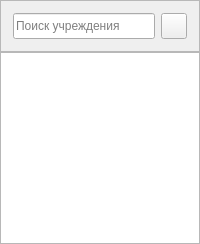
        <widget class="QWidget" name="leftMenu" native="true">
         <property name="sizePolicy">
          <sizepolicy hsizetype="Preferred" vsizetype="Preferred">
           <horstretch>0</horstretch>
           <verstretch>0</verstretch>
          </sizepolicy>
         </property>
         <property name="minimumSize">
          <size>
           <width>0</width>
           <height>0</height>
          </size>
         </property>
         <property name="maximumSize">
          <size>
           <width>200</width>
           <height>16777215</height>
          </size>
         </property>
         <layout class="QVBoxLayout" name="verticalLayout_3">
          <property name="spacing">
           <number>0</number>
          </property>
          <property name="leftMargin">
           <number>0</number>
          </property>
          <property name="topMargin">
           <number>0</number>
          </property>
          <property name="rightMargin">
           <number>0</number>
          </property>
          <property name="bottomMargin">
           <number>0</number>
          </property>
          <item>
           <widget class="QWidget" name="widget" native="true">
            <property name="sizePolicy">
             <sizepolicy hsizetype="Preferred" vsizetype="Preferred">
              <horstretch>0</horstretch>
              <verstretch>0</verstretch>
             </sizepolicy>
            </property>
            <layout class="QVBoxLayout" name="verticalLayout_4">
             <property name="spacing">
              <number>0</number>
             </property>
             <property name="leftMargin">
              <number>0</number>
             </property>
             <property name="topMargin">
              <number>0</number>
             </property>
             <property name="rightMargin">
              <number>0</number>
             </property>
             <property name="bottomMargin">
              <number>0</number>
             </property>
             <item>
              <widget class="QFrame" name="searchframe">
               <property name="sizePolicy">
                <sizepolicy hsizetype="Preferred" vsizetype="Fixed">
                 <horstretch>0</horstretch>
                 <verstretch>0</verstretch>
                </sizepolicy>
               </property>
               <property name="frameShape">
                <enum>QFrame::StyledPanel</enum>
               </property>
               <property name="frameShadow">
                <enum>QFrame::Raised</enum>
               </property>
               <property name="lineWidth">
                <number>1</number>
               </property>
               <layout class="QHBoxLayout" name="horizontalLayout_5">
                <property name="spacing">
                 <number>6</number>
                </property>
                <property name="leftMargin">
                 <number>12</number>
                </property>
                <property name="topMargin">
                 <number>12</number>
                </property>
                <property name="rightMargin">
                 <number>12</number>
                </property>
                <property name="bottomMargin">
                 <number>12</number>
                </property>
                <item>
                 <widget class="QLineEdit" name="txtSearchLine">
                  <property name="sizePolicy">
                   <sizepolicy hsizetype="Preferred" vsizetype="Fixed">
                    <horstretch>0</horstretch>
                    <verstretch>0</verstretch>
                   </sizepolicy>
                  </property>
                  <property name="minimumSize">
                   <size>
                    <width>0</width>
                    <height>26</height>
                   </size>
                  </property>
                  <property name="focusPolicy">
                   <enum>Qt::ClickFocus</enum>
                  </property>
                  <property name="frame">
                   <bool>true</bool>
                  </property>
                  <property name="placeholderText">
                   <string>Поиск учреждения</string>
                  </property>
                 </widget>
                </item>
                <item>
                 <widget class="QPushButton" name="searchBtn">
                  <property name="sizePolicy">
                   <sizepolicy hsizetype="Fixed" vsizetype="Fixed">
                    <horstretch>0</horstretch>
                    <verstretch>0</verstretch>
                   </sizepolicy>
                  </property>
                  <property name="maximumSize">
                   <size>
                    <width>26</width>
                    <height>26</height>
                   </size>
                  </property>
                  <property name="font">
                   <font>
                    <pointsize>-1</pointsize>
                    <kerning>true</kerning>
                    <fontweight>DemiBold</fontweight>
                   </font>
                  </property>
                  <property name="cursor">
                   <cursorShape>PointingHandCursor</cursorShape>
                  </property>
                  <property name="text">
                   <string/>
                  </property>
                  <property name="icon">
                   <iconset resource="resource.qrc">
                    <normaloff>:/icons/icons8-search-24.png</normaloff>:/icons/icons8-search-24.png</iconset>
                  </property>
                  <property name="iconSize">
                   <size>
                    <width>16</width>
                    <height>16</height>
                   </size>
                  </property>
                 </widget>
                </item>
               </layout>
              </widget>
             </item>
             <item>
              <widget class="QListWidget" name="departmentListWidget">
               <property name="font">
                <font>
                 <pointsize>14</pointsize>
                </font>
               </property>
               <property name="cursor" stdset="0">
                <cursorShape>PointingHandCursor</cursorShape>
               </property>
               <property name="sortingEnabled">
                <bool>true</bool>
               </property>
              </widget>
             </item>
            </layout>
           </widget>
          </item>
         </layout>
        </widget>
